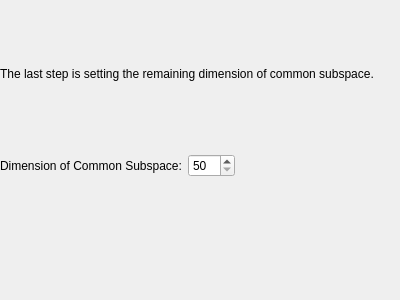
<?xml version="1.0" encoding="UTF-8"?>
<ui version="4.0">
 <class>PrepareCSPage</class>
 <widget class="QWizardPage" name="PrepareCSPage">
  <property name="geometry">
   <rect>
    <x>0</x>
    <y>0</y>
    <width>400</width>
    <height>300</height>
   </rect>
  </property>
  <property name="windowTitle">
   <string>WizardPage</string>
  </property>
  <widget class="QWidget" name="verticalLayoutWidget">
   <property name="geometry">
    <rect>
     <x>0</x>
     <y>0</y>
     <width>437</width>
     <height>301</height>
    </rect>
   </property>
   <layout class="QVBoxLayout" name="verticalLayout">
    <item>
     <widget class="QLabel" name="label">
      <property name="text">
       <string>The last step is setting the remaining dimension of common subspace.</string>
      </property>
      <property name="wordWrap">
       <bool>true</bool>
      </property>
     </widget>
    </item>
    <item>
     <layout class="QFormLayout" name="formLayout">
      <property name="fieldGrowthPolicy">
       <enum>QFormLayout::FieldsStayAtSizeHint</enum>
      </property>
      <item row="0" column="0">
       <widget class="QLabel" name="lab_dimcca">
        <property name="text">
         <string>Dimension of Common Subspace:</string>
        </property>
       </widget>
      </item>
      <item row="0" column="1">
       <widget class="QSpinBox" name="spin_dimcca">
        <property name="minimum">
         <number>50</number>
        </property>
        <property name="maximum">
         <number>500</number>
        </property>
       </widget>
      </item>
     </layout>
    </item>
   </layout>
  </widget>
 </widget>
 <resources/>
 <connections/>
</ui>
